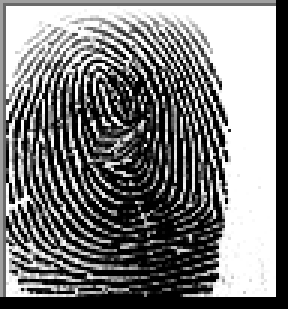
#> input picture SOCOFing/Altered/Altered-Easy/103__F_Right_index_finger_Zcut.BMP, 96 x 103 px (shown 3 times larger); its folder holds only this picture in this run
$ python -i cancellable_biometric.py   (imports and definitions only)   (older library calls are emulated)
#> lines starting #> are read from the running program, lines starting #| are printed output that depends on the picture
"""
Cancellable Biometric Module — SOCOFing Fingerprint Dataset
=========================
Implements **BioHashing** for fingerprint template protection:

1. **Feature extraction** – ORB keypoints + descriptors from fingerprint image
   (fallback to HOG-style gradient histogram when ORB keypoints are sparse).

2. **BioHash transformation** – The raw feature vector is projected onto a
   user-specific pseudo-random orthogonal subspace derived from a secret
   *user token* (e.g., a hashed PIN).  Only the projected, binarised
   template is stored — not the raw biometric.

3. **PQ-encrypted template storage** – The binarised BioHash template is
   hybrid-encrypted with the election authority's ML-KEM-768 public key
   before storage, ensuring post-quantum confidentiality.

4. **Cancelability** – If a template is compromised, the voter changes their
   PIN / token; a new orthogonal matrix is derived and a fresh template is
   enrolled.  Old templates are revoked and cannot be linked to new ones.

SOCOFing Dataset (Sokoto Coventry Fingerprint Dataset)
----
Images are stored as: SOCOFing/Real/{ID}_{Hand}_{Finger}.BMP
e.g. ``1__M_Left_index_finger.BMP``
Subjects 1–600 with up to 10 fingers per subject.
"""

from __future__ import annotations

import hashlib
import os
from pathlib import Path
from typing import Dict, List, Optional, Tuple

import cv2
import numpy as np

from .config import BIO_FEATURE_DIM, BIO_MATCH_THRESHOLD
from .pq_crypto import pq_encrypt, pq_decrypt, pq_sign, pq_verify, shake256

# Internal helpers

# [33 lines left out: functions _template_sign_payload, _token_to_seed, not called in this run]


# Main class

class CancellableBiometric:
    """
    Cancellable biometric processor for SOCOFing fingerprint images.

    Feature pipeline: multi-scale Gabor enhancement → HOG descriptor.

    Gabor (48 filters: 3 scales × 16 orientations) captures the ridge
    orientation field at fine angular resolution. HOG on the Gabor-enhanced
    image encodes that field as a compact, region-wise histogram — the same
    information real AFIS systems use for identification.

    Parameters
    ----------
    feature_dim : int
        Output dimension of the BioHash (number of projected bits).
    """

    # [5 lines of commented-out code are left out]
    _HOG_DIM: int = 8100
    _IMG_SIZE: int = 256  # resize target for both width and height

    # Gabor bank: 3 wavelengths (fine/medium/coarse ridge spacing) × 16 angles
    _GABOR_LAMBDAS: Tuple[float, ...] = (6.0, 9.0, 12.0)
    _GABOR_ANGLES:  int = 16

    def __init__(self, feature_dim: int = BIO_FEATURE_DIM) -> None:
        self.feature_dim = feature_dim
        self._raw_dim    = self._HOG_DIM   # feature vector = HOG only
        self._hog = cv2.HOGDescriptor(
            _winSize=(self._IMG_SIZE, self._IMG_SIZE),
            _blockSize=(32, 32),
            _blockStride=(16, 16),
            _cellSize=(16, 16),
            _nbins=9,
        )

 # Feature extraction

    def extract_features(self, image_path: str) -> np.ndarray:
        """
        Extract a normalised, fixed-size float32 feature vector from a
        fingerprint image using the Gabor + HOG pipeline.

        Steps
        -----
        1. Load as grayscale and resize to 256×256.
        2. CLAHE for local ridge contrast enhancement.
        3. Multi-scale Gabor bank (48 filters: 3 λ × 16 θ) — enhances ridges
           at fine/medium/coarse spacing across all orientations.
        4. HOG on the Gabor-enhanced image — encodes the ridge orientation
           field as cell-wise histograms (the same representation used in AFIS).
        5. L2-normalise → fixed-dim feature vector.
        """
        img = cv2.imread(str(image_path), cv2.IMREAD_GRAYSCALE)
#> img is the input picture: shape (103, 96); min 0, max 255, mean 124.3
        if img is None:
            raise ValueError(f"Cannot load fingerprint image: {image_path}")

        img = cv2.resize(img, (self._IMG_SIZE, self._IMG_SIZE))
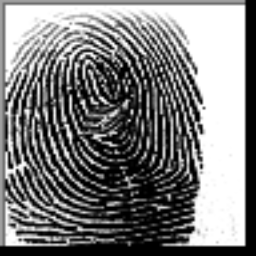
#> img: shape (256, 256); min 0, max 255, mean 124.2

        clahe = cv2.createCLAHE(clipLimit=3.0, tileGridSize=(8, 8))
        img = clahe.apply(img)
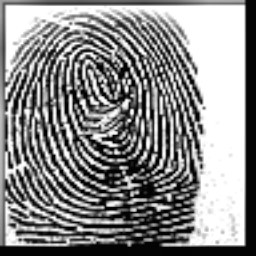
#> img: shape (256, 256); min 0, max 255, mean 137.9

        img  = self._gabor_enhance(img)
        feature = self._compute_hog(img)

        norm = np.linalg.norm(feature)
        return feature / norm if norm > 1e-9 else feature

    def _gabor_enhance(self, img: np.ndarray) -> np.ndarray:
        """
        Multi-scale Gabor filter bank: 3 wavelengths × 16 orientations.

        Three wavelengths cover ridge spacings of 6, 9, and 12 px —
        matching fine, typical, and coarse SOCOFing fingerprint ridges.
        Sixteen orientations (0°–168.75° in 11.25° steps) give much finer
        angular resolution than the previous 8-orientation bank.

        The per-pixel maximum across all 48 filters is taken so that each
        pixel reflects the strongest ridge response at any scale/orientation.
        """
        enhanced = np.zeros(img.shape, dtype=np.float32)
        src      = img.astype(np.float32)
        for lambd in self._GABOR_LAMBDAS:
            for theta in np.linspace(0, np.pi, self._GABOR_ANGLES, endpoint=False):
                kernel   = cv2.getGaborKernel(
                    (17, 17), sigma=3.5, theta=theta,
                    lambd=lambd, gamma=0.5, psi=0, ktype=cv2.CV_32F,
                )
                filtered = cv2.filter2D(src, cv2.CV_32F, kernel)
                np.maximum(enhanced, filtered, out=enhanced)
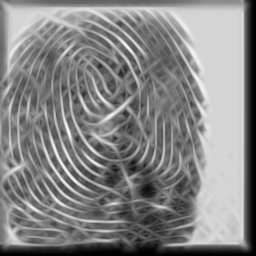
#> enhanced: shape (256, 256) float32; min 89.43, max 9963, mean 5259.5; drawn with min black and max white
        cv2.normalize(enhanced, enhanced, 0, 255, cv2.NORM_MINMAX)
        return enhanced.astype(np.uint8)

    def _compute_hog(self, img: np.ndarray) -> np.ndarray:
        """Compute HOG descriptor and return a normalised float32 vector."""
        feat = self._hog.compute(img)
#> feat = 8100 values, max 0.683 at index 7024, min 0 at index 6481, mean 0.121
        if feat is None:
            return np.zeros(self._HOG_DIM, dtype=np.float32)
        feat = feat.flatten().astype(np.float32) # type: ignore
        norm = np.linalg.norm(feat)
#> norm = 14.98
        return feat / norm if norm > 1e-9 else feat

# BioHashing

    # [331 lines left out: functions _projection_matrix, compute_biohash, enroll, compute_bio_commitment, verify, cancel_and_reenroll and 2 more, not called in this run]

>>> result = CancellableBiometric().extract_features('../SOCOFing/Altered/Altered-Easy/103__F_Right_index_finger_Zcut.BMP')
#> in extract_features, `feature = self._compute_hog(img)`: feature = 8100 values, max 0.0456 at index 7024, min 0 at index 6481, mean 0.00805
#> in extract_features, `norm = np.linalg.norm(feature)`: norm = 1
#> result has the same summary as feature in extract_features

$ run again, on SOCOFing/Altered/Altered-Easy/253__F_Right_index_finger_Zcut.BMP
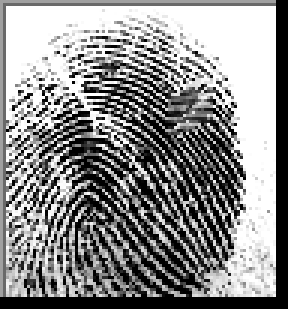
#> input picture SOCOFing/Altered/Altered-Easy/253__F_Right_index_finger_Zcut.BMP, 96 x 103 px (shown 3 times larger)
#> in extract_features, img is the input picture: shape (103, 96); min 0, max 255, mean 140.6
#> in extract_features, `img = clahe.apply(img)`:
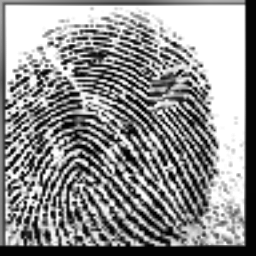
#> img: shape (256, 256); min 0, max 255, mean 143.9
#> after the loop in _gabor_enhance, `for lambd in self._GABOR_LAMBDAS:`:
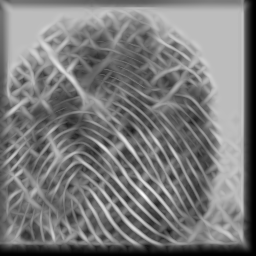
#> enhanced: shape (256, 256) float32; min 95, max 11191.5, mean 5458.4; drawn with min black and max white
#> feat = 8100 values, max 0.686 at index 7024, min 0 at index 37, mean 0.125
#> in _compute_hog, `norm = np.linalg.norm(feat)`: norm = 14.98
#> feature = 8100 values, max 0.0458 at index 7024, min 0 at index 37, mean 0.00837
#> in extract_features, `norm = np.linalg.norm(feature)`: norm = 1
#> result has the same summary as feature in extract_features

$ run again, on SOCOFing/Altered/Altered-Easy/108__M_Left_middle_finger_CR.BMP
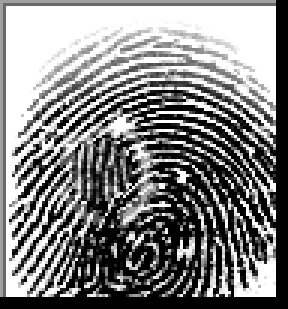
#> input picture SOCOFing/Altered/Altered-Easy/108__M_Left_middle_finger_CR.BMP, 96 x 103 px (shown 3 times larger)
#> in extract_features, img is the input picture: shape (103, 96); min 0, max 255, mean 131.3
#> in extract_features, `img = clahe.apply(img)`:
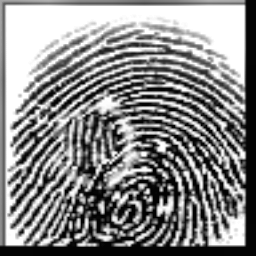
#> img: shape (256, 256); min 0, max 255, mean 136.8
#> after the loop in _gabor_enhance, `for lambd in self._GABOR_LAMBDAS:`:
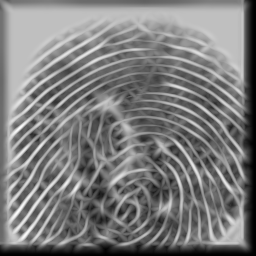
#> enhanced: shape (256, 256) float32; min 96.75, max 11050.6, mean 5458.8; drawn with min black and max white
#> feat = 8100 values, max 0.682 at index 605, min 0 at index 38, mean 0.117
#> in _compute_hog, `norm = np.linalg.norm(feat)`: norm = 14.97
#> feature = 8100 values, max 0.0456 at index 605, min 0 at index 38, mean 0.00784
#> in extract_features, `norm = np.linalg.norm(feature)`: norm = 1
#> result has the same summary as feature in extract_features

$ run again, on SOCOFing/Altered/Altered-Easy/118__F_Right_thumb_finger_Obl.BMP
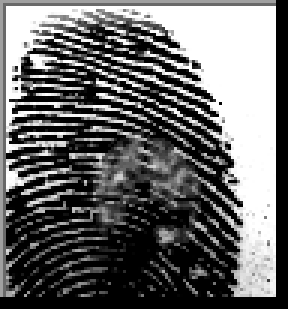
#> input picture SOCOFing/Altered/Altered-Easy/118__F_Right_thumb_finger_Obl.BMP, 96 x 103 px (shown 3 times larger)
#> in extract_features, img is the input picture: shape (103, 96); min 0, max 255, mean 104.1
#> in extract_features, `img = clahe.apply(img)`:
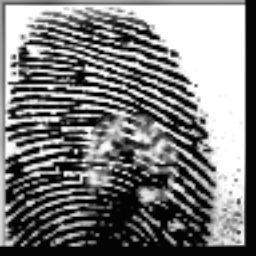
#> img: shape (256, 256); min 2, max 255, mean 123.1
#> after the loop in _gabor_enhance, `for lambd in self._GABOR_LAMBDAS:`:
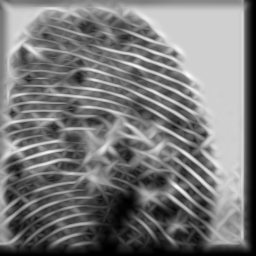
#> enhanced: shape (256, 256) float32; min 97.42, max 10175.1, mean 4888.8; drawn with min black and max white
#> feat = 8100 values, max 0.687 at index 5944, min 0 at index 5401, mean 0.122
#> in _compute_hog, `norm = np.linalg.norm(feat)`: norm = 14.91
#> feature = 8100 values, max 0.0461 at index 5944, min 0 at index 5401, mean 0.00818
#> in extract_features, `norm = np.linalg.norm(feature)`: norm = 1
#> result has the same summary as feature in extract_features
